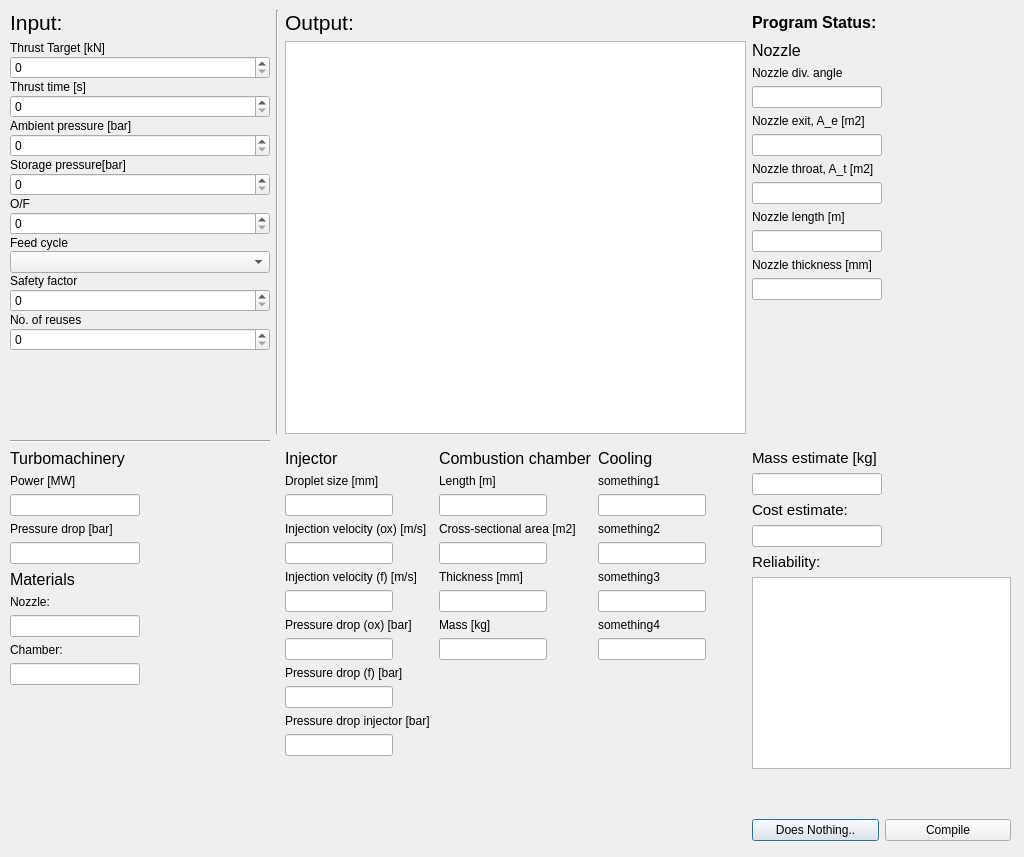
<?xml version="1.0" encoding="UTF-8"?>
<ui version="4.0">
 <class>Dialog</class>
 <widget class="QDialog" name="Dialog">
  <property name="geometry">
   <rect>
    <x>0</x>
    <y>0</y>
    <width>1024</width>
    <height>857</height>
   </rect>
  </property>
  <property name="windowTitle">
   <string>Dialog</string>
  </property>
  <widget class="QWidget" name="gridLayoutWidget">
   <property name="geometry">
    <rect>
     <x>10</x>
     <y>10</y>
     <width>1001</width>
     <height>831</height>
    </rect>
   </property>
   <layout class="QGridLayout" name="Mainlayout">
    <item row="3" column="3">
     <layout class="QVBoxLayout" name="BottomRGrid">
      <item>
       <widget class="QLabel" name="label_Nozzle_7">
        <property name="font">
         <font>
          <pointsize>11</pointsize>
         </font>
        </property>
        <property name="text">
         <string>Mass estimate [kg]</string>
        </property>
        <property name="scaledContents">
         <bool>false</bool>
        </property>
       </widget>
      </item>
      <item>
       <layout class="QHBoxLayout" name="horizontalLayout_2">
        <item>
         <widget class="QLineEdit" name="lineEdit_28">
          <property name="readOnly">
           <bool>true</bool>
          </property>
         </widget>
        </item>
        <item>
         <spacer name="horizontalSpacer_6">
          <property name="orientation">
           <enum>Qt::Horizontal</enum>
          </property>
          <property name="sizeHint" stdset="0">
           <size>
            <width>40</width>
            <height>20</height>
           </size>
          </property>
         </spacer>
        </item>
       </layout>
      </item>
      <item>
       <widget class="QLabel" name="label_Nozzle_8">
        <property name="font">
         <font>
          <pointsize>11</pointsize>
         </font>
        </property>
        <property name="text">
         <string>Cost estimate:</string>
        </property>
        <property name="scaledContents">
         <bool>false</bool>
        </property>
       </widget>
      </item>
      <item>
       <layout class="QHBoxLayout" name="horizontalLayout_3">
        <item>
         <widget class="QLineEdit" name="lineEdit_27">
          <property name="readOnly">
           <bool>true</bool>
          </property>
         </widget>
        </item>
        <item>
         <spacer name="horizontalSpacer_7">
          <property name="orientation">
           <enum>Qt::Horizontal</enum>
          </property>
          <property name="sizeHint" stdset="0">
           <size>
            <width>40</width>
            <height>20</height>
           </size>
          </property>
         </spacer>
        </item>
       </layout>
      </item>
      <item>
       <widget class="QLabel" name="label_Nozzle_9">
        <property name="font">
         <font>
          <pointsize>11</pointsize>
         </font>
        </property>
        <property name="text">
         <string>Reliability:</string>
        </property>
        <property name="scaledContents">
         <bool>false</bool>
        </property>
       </widget>
      </item>
      <item>
       <widget class="QGraphicsView" name="graphicsView_2"/>
      </item>
      <item>
       <spacer name="verticalSpacer_6">
        <property name="orientation">
         <enum>Qt::Vertical</enum>
        </property>
        <property name="sizeHint" stdset="0">
         <size>
          <width>20</width>
          <height>40</height>
         </size>
        </property>
       </spacer>
      </item>
      <item>
       <layout class="QHBoxLayout" name="horizontalLayout_21">
        <item>
         <widget class="QPushButton" name="pushButton_L">
          <property name="text">
           <string>Does Nothing..</string>
          </property>
         </widget>
        </item>
        <item>
         <widget class="QPushButton" name="pushButton_Rcompile">
          <property name="text">
           <string>Compile</string>
          </property>
         </widget>
        </item>
       </layout>
      </item>
     </layout>
    </item>
    <item row="2" column="0">
     <widget class="Line" name="line_2">
      <property name="orientation">
       <enum>Qt::Horizontal</enum>
      </property>
     </widget>
    </item>
    <item row="0" column="1" rowspan="2">
     <widget class="Line" name="line">
      <property name="orientation">
       <enum>Qt::Vertical</enum>
      </property>
     </widget>
    </item>
    <item row="3" column="0">
     <layout class="QVBoxLayout" name="TurboMachineryGrid">
      <item>
       <widget class="QLabel" name="label_Title_Turbomachinery">
        <property name="font">
         <font>
          <pointsize>12</pointsize>
         </font>
        </property>
        <property name="text">
         <string>Turbomachinery</string>
        </property>
        <property name="scaledContents">
         <bool>false</bool>
        </property>
       </widget>
      </item>
      <item>
       <widget class="QLabel" name="label_power">
        <property name="text">
         <string>Power [MW]</string>
        </property>
       </widget>
      </item>
      <item>
       <layout class="QHBoxLayout" name="horizontalLayout_18">
        <item>
         <widget class="QLineEdit" name="input_power">
          <property name="readOnly">
           <bool>true</bool>
          </property>
         </widget>
        </item>
        <item>
         <spacer name="horizontalSpacer_22">
          <property name="orientation">
           <enum>Qt::Horizontal</enum>
          </property>
          <property name="sizeHint" stdset="0">
           <size>
            <width>40</width>
            <height>20</height>
           </size>
          </property>
         </spacer>
        </item>
       </layout>
      </item>
      <item>
       <widget class="QLabel" name="label_pressuredrop">
        <property name="text">
         <string>Pressure drop [bar]</string>
        </property>
       </widget>
      </item>
      <item>
       <layout class="QHBoxLayout" name="horizontalLayout_19">
        <item>
         <widget class="QLineEdit" name="input_pressuredrop">
          <property name="readOnly">
           <bool>true</bool>
          </property>
         </widget>
        </item>
        <item>
         <spacer name="horizontalSpacer_23">
          <property name="orientation">
           <enum>Qt::Horizontal</enum>
          </property>
          <property name="sizeHint" stdset="0">
           <size>
            <width>40</width>
            <height>20</height>
           </size>
          </property>
         </spacer>
        </item>
       </layout>
      </item>
      <item>
       <layout class="QVBoxLayout" name="MaterialsGrid">
        <item>
         <widget class="QLabel" name="label_Title_Materials">
          <property name="font">
           <font>
            <pointsize>12</pointsize>
           </font>
          </property>
          <property name="text">
           <string>Materials</string>
          </property>
          <property name="scaledContents">
           <bool>false</bool>
          </property>
         </widget>
        </item>
        <item>
         <widget class="QLabel" name="label_nozzle">
          <property name="text">
           <string>Nozzle:</string>
          </property>
         </widget>
        </item>
        <item>
         <layout class="QGridLayout" name="gridLayout_10">
          <item row="0" column="0">
           <widget class="QLineEdit" name="input_nozzle">
            <property name="readOnly">
             <bool>true</bool>
            </property>
           </widget>
          </item>
          <item row="0" column="1">
           <spacer name="horizontalSpacer_24">
            <property name="orientation">
             <enum>Qt::Horizontal</enum>
            </property>
            <property name="sizeHint" stdset="0">
             <size>
              <width>40</width>
              <height>20</height>
             </size>
            </property>
           </spacer>
          </item>
         </layout>
        </item>
        <item>
         <widget class="QLabel" name="label_chamber">
          <property name="text">
           <string>Chamber:</string>
          </property>
         </widget>
        </item>
        <item>
         <layout class="QHBoxLayout" name="horizontalLayout_20">
          <item>
           <widget class="QLineEdit" name="input_chamber">
            <property name="readOnly">
             <bool>true</bool>
            </property>
           </widget>
          </item>
          <item>
           <spacer name="horizontalSpacer_25">
            <property name="orientation">
             <enum>Qt::Horizontal</enum>
            </property>
            <property name="sizeHint" stdset="0">
             <size>
              <width>40</width>
              <height>20</height>
             </size>
            </property>
           </spacer>
          </item>
         </layout>
        </item>
        <item>
         <spacer name="verticalSpacer_materials">
          <property name="orientation">
           <enum>Qt::Vertical</enum>
          </property>
          <property name="sizeHint" stdset="0">
           <size>
            <width>20</width>
            <height>40</height>
           </size>
          </property>
         </spacer>
        </item>
       </layout>
      </item>
     </layout>
    </item>
    <item row="0" column="2">
     <widget class="QLabel" name="label_10">
      <property name="font">
       <font>
        <pointsize>16</pointsize>
       </font>
      </property>
      <property name="text">
       <string>Output:</string>
      </property>
      <property name="scaledContents">
       <bool>false</bool>
      </property>
     </widget>
    </item>
    <item row="1" column="2">
     <layout class="QGridLayout" name="gridLayout_11">
      <item row="0" column="1">
       <layout class="QGridLayout" name="gridLayout_12">
        <item row="0" column="0">
         <widget class="QGraphicsView" name="graphicsView">
          <property name="styleSheet">
           <string notr="true">background-image: url(:/Schematics/images/try.jpg); self.label.setScaledContents(true);</string>
          </property>
         </widget>
        </item>
       </layout>
      </item>
     </layout>
    </item>
    <item row="0" column="0">
     <widget class="QLabel" name="label_9">
      <property name="font">
       <font>
        <pointsize>16</pointsize>
       </font>
      </property>
      <property name="text">
       <string>Input:</string>
      </property>
      <property name="scaledContents">
       <bool>false</bool>
      </property>
     </widget>
    </item>
    <item row="1" column="0">
     <layout class="QVBoxLayout" name="TopLeftGrid">
      <property name="spacing">
       <number>1</number>
      </property>
      <item>
       <widget class="QLabel" name="label">
        <property name="text">
         <string>Thrust Target [kN]</string>
        </property>
       </widget>
      </item>
      <item>
       <widget class="QSpinBox" name="spinBox_T">
        <property name="maximum">
         <number>99999999</number>
        </property>
       </widget>
      </item>
      <item>
       <widget class="QLabel" name="label_2">
        <property name="text">
         <string>Thrust time [s]</string>
        </property>
       </widget>
      </item>
      <item>
       <widget class="QSpinBox" name="spinBox_t">
        <property name="maximum">
         <number>99999999</number>
        </property>
       </widget>
      </item>
      <item>
       <widget class="QLabel" name="label_3">
        <property name="text">
         <string>Ambient pressure [bar]</string>
        </property>
       </widget>
      </item>
      <item>
       <widget class="QSpinBox" name="spinBox_pa">
        <property name="maximum">
         <number>99999999</number>
        </property>
       </widget>
      </item>
      <item>
       <widget class="QLabel" name="label_5">
        <property name="text">
         <string>Storage pressure[bar]</string>
        </property>
       </widget>
      </item>
      <item>
       <widget class="QSpinBox" name="spinBox_ps">
        <property name="maximum">
         <number>99999999</number>
        </property>
       </widget>
      </item>
      <item>
       <widget class="QLabel" name="label_6">
        <property name="text">
         <string>O/F</string>
        </property>
       </widget>
      </item>
      <item>
       <widget class="QSpinBox" name="spinBox_OF">
        <property name="maximum">
         <number>99999999</number>
        </property>
       </widget>
      </item>
      <item>
       <widget class="QLabel" name="label_4">
        <property name="text">
         <string>Feed cycle </string>
        </property>
       </widget>
      </item>
      <item>
       <widget class="QComboBox" name="comboBox"/>
      </item>
      <item>
       <widget class="QLabel" name="label_7">
        <property name="text">
         <string>Safety factor</string>
        </property>
       </widget>
      </item>
      <item>
       <widget class="QSpinBox" name="spinBox_SF">
        <property name="maximum">
         <number>99999999</number>
        </property>
       </widget>
      </item>
      <item>
       <widget class="QLabel" name="label_8">
        <property name="text">
         <string>No. of reuses</string>
        </property>
       </widget>
      </item>
      <item>
       <widget class="QSpinBox" name="spinBox_No">
        <property name="maximum">
         <number>99999999</number>
        </property>
       </widget>
      </item>
      <item>
       <spacer name="verticalSpacer_8">
        <property name="orientation">
         <enum>Qt::Vertical</enum>
        </property>
        <property name="sizeHint" stdset="0">
         <size>
          <width>20</width>
          <height>40</height>
         </size>
        </property>
       </spacer>
      </item>
     </layout>
    </item>
    <item row="3" column="2">
     <layout class="QGridLayout" name="BottomMgrid">
      <item row="0" column="3">
       <layout class="QVBoxLayout" name="CoolingGrid">
        <item>
         <widget class="QLabel" name="label_14">
          <property name="font">
           <font>
            <pointsize>12</pointsize>
           </font>
          </property>
          <property name="text">
           <string>Cooling</string>
          </property>
          <property name="scaledContents">
           <bool>false</bool>
          </property>
         </widget>
        </item>
        <item>
         <widget class="QLabel" name="label_">
          <property name="text">
           <string>something1</string>
          </property>
         </widget>
        </item>
        <item>
         <layout class="QHBoxLayout" name="horizontalLayout_4">
          <item>
           <widget class="QLineEdit" name="lineEdit_19">
            <property name="readOnly">
             <bool>true</bool>
            </property>
           </widget>
          </item>
          <item>
           <spacer name="horizontalSpacer_8">
            <property name="orientation">
             <enum>Qt::Horizontal</enum>
            </property>
            <property name="sizeHint" stdset="0">
             <size>
              <width>40</width>
              <height>20</height>
             </size>
            </property>
           </spacer>
          </item>
         </layout>
        </item>
        <item>
         <widget class="QLabel" name="label_17">
          <property name="text">
           <string>something2</string>
          </property>
         </widget>
        </item>
        <item>
         <layout class="QHBoxLayout" name="horizontalLayout_5">
          <item>
           <widget class="QLineEdit" name="lineEdit_20">
            <property name="readOnly">
             <bool>true</bool>
            </property>
           </widget>
          </item>
          <item>
           <spacer name="horizontalSpacer_9">
            <property name="orientation">
             <enum>Qt::Horizontal</enum>
            </property>
            <property name="sizeHint" stdset="0">
             <size>
              <width>40</width>
              <height>20</height>
             </size>
            </property>
           </spacer>
          </item>
         </layout>
        </item>
        <item>
         <widget class="QLabel" name="label_1">
          <property name="text">
           <string>something3</string>
          </property>
         </widget>
        </item>
        <item>
         <layout class="QHBoxLayout" name="horizontalLayout_6">
          <item>
           <widget class="QLineEdit" name="lineEdit_21">
            <property name="readOnly">
             <bool>true</bool>
            </property>
           </widget>
          </item>
          <item>
           <spacer name="horizontalSpacer_10">
            <property name="orientation">
             <enum>Qt::Horizontal</enum>
            </property>
            <property name="sizeHint" stdset="0">
             <size>
              <width>40</width>
              <height>20</height>
             </size>
            </property>
           </spacer>
          </item>
         </layout>
        </item>
        <item>
         <widget class="QLabel" name="label_18">
          <property name="text">
           <string>something4</string>
          </property>
         </widget>
        </item>
        <item>
         <layout class="QHBoxLayout" name="horizontalLayout_7">
          <item>
           <widget class="QLineEdit" name="lineEdit_22">
            <property name="readOnly">
             <bool>true</bool>
            </property>
           </widget>
          </item>
          <item>
           <spacer name="horizontalSpacer_11">
            <property name="orientation">
             <enum>Qt::Horizontal</enum>
            </property>
            <property name="sizeHint" stdset="0">
             <size>
              <width>40</width>
              <height>20</height>
             </size>
            </property>
           </spacer>
          </item>
         </layout>
        </item>
        <item>
         <spacer name="verticalSpacer_5">
          <property name="orientation">
           <enum>Qt::Vertical</enum>
          </property>
          <property name="sizeHint" stdset="0">
           <size>
            <width>20</width>
            <height>40</height>
           </size>
          </property>
         </spacer>
        </item>
       </layout>
      </item>
      <item row="0" column="2">
       <layout class="QVBoxLayout" name="CombustionChamberGrid">
        <item>
         <widget class="QLabel" name="label_Title_combustionchamber">
          <property name="font">
           <font>
            <pointsize>12</pointsize>
           </font>
          </property>
          <property name="text">
           <string>Combustion chamber</string>
          </property>
          <property name="scaledContents">
           <bool>false</bool>
          </property>
          <property name="wordWrap">
           <bool>true</bool>
          </property>
         </widget>
        </item>
        <item>
         <widget class="QLabel" name="label_length">
          <property name="text">
           <string>Length [m]</string>
          </property>
         </widget>
        </item>
        <item>
         <layout class="QHBoxLayout" name="horizontalLayout_8">
          <item>
           <widget class="QLineEdit" name="input_length">
            <property name="readOnly">
             <bool>true</bool>
            </property>
           </widget>
          </item>
          <item>
           <spacer name="horizontalSpacer_12">
            <property name="orientation">
             <enum>Qt::Horizontal</enum>
            </property>
            <property name="sizeHint" stdset="0">
             <size>
              <width>40</width>
              <height>20</height>
             </size>
            </property>
           </spacer>
          </item>
         </layout>
        </item>
        <item>
         <widget class="QLabel" name="label_crossec">
          <property name="text">
           <string>Cross-sectional area [m2]</string>
          </property>
         </widget>
        </item>
        <item>
         <layout class="QHBoxLayout" name="horizontalLayout_9">
          <item>
           <widget class="QLineEdit" name="input_crosssec">
            <property name="readOnly">
             <bool>true</bool>
            </property>
           </widget>
          </item>
          <item>
           <spacer name="horizontalSpacer_13">
            <property name="orientation">
             <enum>Qt::Horizontal</enum>
            </property>
            <property name="sizeHint" stdset="0">
             <size>
              <width>40</width>
              <height>20</height>
             </size>
            </property>
           </spacer>
          </item>
         </layout>
        </item>
        <item>
         <widget class="QLabel" name="label_thickness">
          <property name="text">
           <string>Thickness [mm]</string>
          </property>
         </widget>
        </item>
        <item>
         <layout class="QHBoxLayout" name="horizontalLayout_10">
          <item>
           <widget class="QLineEdit" name="input_thickness">
            <property name="readOnly">
             <bool>true</bool>
            </property>
           </widget>
          </item>
          <item>
           <spacer name="horizontalSpacer_14">
            <property name="orientation">
             <enum>Qt::Horizontal</enum>
            </property>
            <property name="sizeHint" stdset="0">
             <size>
              <width>40</width>
              <height>20</height>
             </size>
            </property>
           </spacer>
          </item>
         </layout>
        </item>
        <item>
         <widget class="QLabel" name="label_mass">
          <property name="text">
           <string>Mass [kg]</string>
          </property>
         </widget>
        </item>
        <item>
         <layout class="QHBoxLayout" name="horizontalLayout_11">
          <item>
           <widget class="QLineEdit" name="input_mass">
            <property name="readOnly">
             <bool>true</bool>
            </property>
           </widget>
          </item>
          <item>
           <spacer name="horizontalSpacer_15">
            <property name="orientation">
             <enum>Qt::Horizontal</enum>
            </property>
            <property name="sizeHint" stdset="0">
             <size>
              <width>40</width>
              <height>20</height>
             </size>
            </property>
           </spacer>
          </item>
         </layout>
        </item>
        <item>
         <spacer name="verticalSpacer_combustionchamber">
          <property name="orientation">
           <enum>Qt::Vertical</enum>
          </property>
          <property name="sizeHint" stdset="0">
           <size>
            <width>20</width>
            <height>40</height>
           </size>
          </property>
         </spacer>
        </item>
       </layout>
      </item>
      <item row="0" column="1">
       <layout class="QVBoxLayout" name="InjectorGrid">
        <item>
         <widget class="QLabel" name="label_Title_Nozzle">
          <property name="font">
           <font>
            <pointsize>12</pointsize>
           </font>
          </property>
          <property name="text">
           <string>Injector</string>
          </property>
          <property name="scaledContents">
           <bool>false</bool>
          </property>
         </widget>
        </item>
        <item>
         <widget class="QLabel" name="label_dropletsize">
          <property name="text">
           <string>Droplet size [mm]</string>
          </property>
         </widget>
        </item>
        <item>
         <layout class="QHBoxLayout" name="horizontalLayout_12">
          <item>
           <widget class="QLineEdit" name="input_dropletsize">
            <property name="readOnly">
             <bool>true</bool>
            </property>
           </widget>
          </item>
          <item>
           <spacer name="horizontalSpacer_16">
            <property name="orientation">
             <enum>Qt::Horizontal</enum>
            </property>
            <property name="sizeHint" stdset="0">
             <size>
              <width>40</width>
              <height>20</height>
             </size>
            </property>
           </spacer>
          </item>
         </layout>
        </item>
        <item>
         <widget class="QLabel" name="label_injvelox">
          <property name="text">
           <string>Injection velocity (ox) [m/s]</string>
          </property>
         </widget>
        </item>
        <item>
         <layout class="QHBoxLayout" name="horizontalLayout_13">
          <item>
           <widget class="QLineEdit" name="input_injvelox">
            <property name="readOnly">
             <bool>true</bool>
            </property>
           </widget>
          </item>
          <item>
           <spacer name="horizontalSpacer_17">
            <property name="orientation">
             <enum>Qt::Horizontal</enum>
            </property>
            <property name="sizeHint" stdset="0">
             <size>
              <width>40</width>
              <height>20</height>
             </size>
            </property>
           </spacer>
          </item>
         </layout>
        </item>
        <item>
         <widget class="QLabel" name="label_injvelf">
          <property name="text">
           <string>Injection velocity (f) [m/s]</string>
          </property>
         </widget>
        </item>
        <item>
         <layout class="QHBoxLayout" name="horizontalLayout_14">
          <item>
           <widget class="QLineEdit" name="input_injvelf">
            <property name="readOnly">
             <bool>true</bool>
            </property>
           </widget>
          </item>
          <item>
           <spacer name="horizontalSpacer_18">
            <property name="orientation">
             <enum>Qt::Horizontal</enum>
            </property>
            <property name="sizeHint" stdset="0">
             <size>
              <width>40</width>
              <height>20</height>
             </size>
            </property>
           </spacer>
          </item>
         </layout>
        </item>
        <item>
         <widget class="QLabel" name="label_dpox">
          <property name="text">
           <string>Pressure drop (ox) [bar]</string>
          </property>
         </widget>
        </item>
        <item>
         <layout class="QHBoxLayout" name="horizontalLayout_15">
          <item>
           <widget class="QLineEdit" name="input_dpox">
            <property name="readOnly">
             <bool>true</bool>
            </property>
           </widget>
          </item>
          <item>
           <spacer name="horizontalSpacer_19">
            <property name="orientation">
             <enum>Qt::Horizontal</enum>
            </property>
            <property name="sizeHint" stdset="0">
             <size>
              <width>40</width>
              <height>20</height>
             </size>
            </property>
           </spacer>
          </item>
         </layout>
        </item>
        <item>
         <widget class="QLabel" name="label_dpf">
          <property name="text">
           <string>Pressure drop (f) [bar]</string>
          </property>
         </widget>
        </item>
        <item>
         <layout class="QHBoxLayout" name="horizontalLayout_16">
          <item>
           <widget class="QLineEdit" name="input_dpf">
            <property name="readOnly">
             <bool>true</bool>
            </property>
           </widget>
          </item>
          <item>
           <spacer name="horizontalSpacer_20">
            <property name="orientation">
             <enum>Qt::Horizontal</enum>
            </property>
            <property name="sizeHint" stdset="0">
             <size>
              <width>40</width>
              <height>20</height>
             </size>
            </property>
           </spacer>
          </item>
         </layout>
        </item>
        <item>
         <widget class="QLabel" name="label_dpinj">
          <property name="text">
           <string>Pressure drop injector [bar]</string>
          </property>
         </widget>
        </item>
        <item>
         <layout class="QHBoxLayout" name="horizontalLayout_17">
          <item>
           <widget class="QLineEdit" name="input_dpinj">
            <property name="readOnly">
             <bool>true</bool>
            </property>
           </widget>
          </item>
          <item>
           <spacer name="horizontalSpacer_21">
            <property name="orientation">
             <enum>Qt::Horizontal</enum>
            </property>
            <property name="sizeHint" stdset="0">
             <size>
              <width>40</width>
              <height>20</height>
             </size>
            </property>
           </spacer>
          </item>
         </layout>
        </item>
        <item>
         <spacer name="verticalSpacer_injector">
          <property name="orientation">
           <enum>Qt::Vertical</enum>
          </property>
          <property name="sizeHint" stdset="0">
           <size>
            <width>20</width>
            <height>40</height>
           </size>
          </property>
         </spacer>
        </item>
       </layout>
      </item>
     </layout>
    </item>
    <item row="1" column="3">
     <layout class="QVBoxLayout" name="TopRightGrid">
      <item>
       <widget class="QLabel" name="label_Nozzle">
        <property name="font">
         <font>
          <pointsize>12</pointsize>
         </font>
        </property>
        <property name="text">
         <string>Nozzle</string>
        </property>
        <property name="scaledContents">
         <bool>false</bool>
        </property>
       </widget>
      </item>
      <item>
       <widget class="QLabel" name="label_13">
        <property name="text">
         <string>Nozzle div. angle</string>
        </property>
       </widget>
      </item>
      <item>
       <layout class="QHBoxLayout" name="horizontalLayout">
        <item>
         <widget class="QLineEdit" name="lineEdit">
          <property name="readOnly">
           <bool>true</bool>
          </property>
         </widget>
        </item>
        <item>
         <spacer name="horizontalSpacer">
          <property name="orientation">
           <enum>Qt::Horizontal</enum>
          </property>
          <property name="sizeHint" stdset="0">
           <size>
            <width>40</width>
            <height>20</height>
           </size>
          </property>
         </spacer>
        </item>
       </layout>
      </item>
      <item>
       <widget class="QLabel" name="label_12">
        <property name="text">
         <string>Nozzle exit, A_e [m2]</string>
        </property>
       </widget>
      </item>
      <item>
       <layout class="QGridLayout" name="gridLayout_6">
        <item row="0" column="0">
         <widget class="QLineEdit" name="lineEdit_3">
          <property name="readOnly">
           <bool>true</bool>
          </property>
         </widget>
        </item>
        <item row="0" column="1">
         <spacer name="horizontalSpacer_2">
          <property name="orientation">
           <enum>Qt::Horizontal</enum>
          </property>
          <property name="sizeHint" stdset="0">
           <size>
            <width>40</width>
            <height>20</height>
           </size>
          </property>
         </spacer>
        </item>
       </layout>
      </item>
      <item>
       <widget class="QLabel" name="label_11">
        <property name="text">
         <string>Nozzle throat, A_t [m2]</string>
        </property>
       </widget>
      </item>
      <item>
       <layout class="QGridLayout" name="gridLayout_7">
        <item row="0" column="0">
         <widget class="QLineEdit" name="lineEdit_2">
          <property name="readOnly">
           <bool>true</bool>
          </property>
         </widget>
        </item>
        <item row="0" column="1">
         <spacer name="horizontalSpacer_3">
          <property name="orientation">
           <enum>Qt::Horizontal</enum>
          </property>
          <property name="sizeHint" stdset="0">
           <size>
            <width>40</width>
            <height>20</height>
           </size>
          </property>
         </spacer>
        </item>
       </layout>
      </item>
      <item>
       <widget class="QLabel" name="label_15">
        <property name="text">
         <string>Nozzle length [m]</string>
        </property>
       </widget>
      </item>
      <item>
       <layout class="QGridLayout" name="gridLayout_8">
        <item row="0" column="0">
         <widget class="QLineEdit" name="lineEdit_4">
          <property name="readOnly">
           <bool>true</bool>
          </property>
         </widget>
        </item>
        <item row="0" column="1">
         <spacer name="horizontalSpacer_4">
          <property name="orientation">
           <enum>Qt::Horizontal</enum>
          </property>
          <property name="sizeHint" stdset="0">
           <size>
            <width>40</width>
            <height>20</height>
           </size>
          </property>
         </spacer>
        </item>
       </layout>
      </item>
      <item>
       <widget class="QLabel" name="label_16">
        <property name="text">
         <string>Nozzle thickness [mm]</string>
        </property>
       </widget>
      </item>
      <item>
       <layout class="QGridLayout" name="gridLayout_9">
        <item row="0" column="0">
         <widget class="QLineEdit" name="lineEdit_5">
          <property name="readOnly">
           <bool>true</bool>
          </property>
         </widget>
        </item>
        <item row="0" column="1">
         <spacer name="horizontalSpacer_5">
          <property name="orientation">
           <enum>Qt::Horizontal</enum>
          </property>
          <property name="sizeHint" stdset="0">
           <size>
            <width>40</width>
            <height>20</height>
           </size>
          </property>
         </spacer>
        </item>
       </layout>
      </item>
      <item>
       <spacer name="verticalSpacer_7">
        <property name="orientation">
         <enum>Qt::Vertical</enum>
        </property>
        <property name="sizeHint" stdset="0">
         <size>
          <width>20</width>
          <height>40</height>
         </size>
        </property>
       </spacer>
      </item>
     </layout>
    </item>
    <item row="0" column="3">
     <layout class="QHBoxLayout" name="horizontalLayout_22">
      <item>
       <widget class="QLabel" name="label_19">
        <property name="font">
         <font>
          <pointsize>12</pointsize>
          <weight>75</weight>
          <bold>true</bold>
         </font>
        </property>
        <property name="text">
         <string>Program Status:</string>
        </property>
       </widget>
      </item>
      <item>
       <widget class="QLabel" name="label_currentStatus">
        <property name="font">
         <font>
          <pointsize>12</pointsize>
         </font>
        </property>
        <property name="text">
         <string/>
        </property>
       </widget>
      </item>
     </layout>
    </item>
   </layout>
  </widget>
 </widget>
 <resources/>
 <connections/>
</ui>
